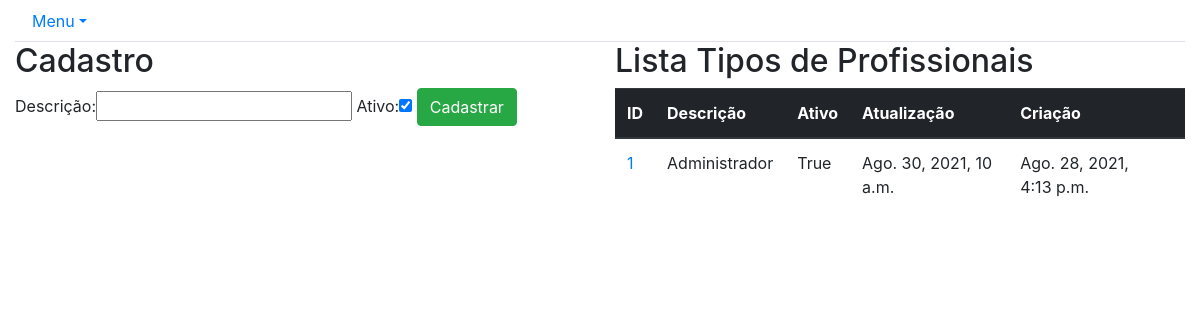
/core/tipo_de_profissional/, run on an earlier commit of the app's database.
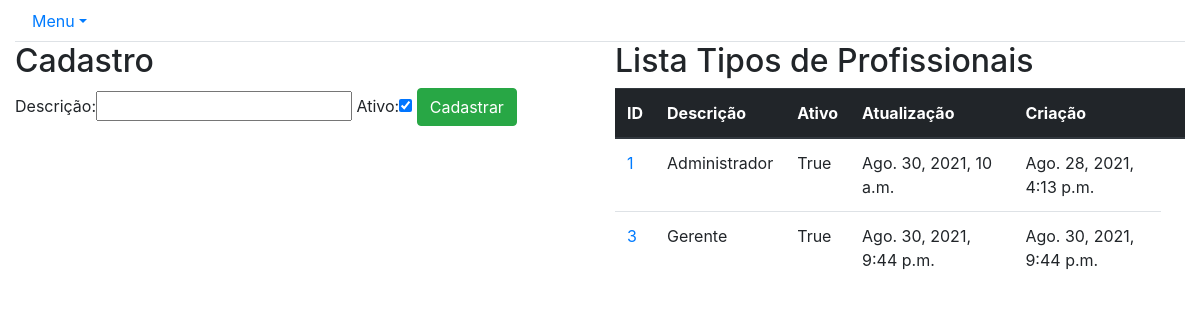
And on a later commit of the database.
### core/models.py (models this page shows, shortened)
class TipoDeProfissional(models.Model):
    id = models.BigAutoField(primary_key=True)
    descricao = models.CharField('Descrição', max_length=50)
    situacao = models.BooleanField('Ativo', default=True)
    updatedAt = models.DateTimeField('Data e hora da última atualização', auto_now=True)
    createdAt = models.DateTimeField('Data e hora do cadastro', auto_now_add=True)

### core/views.py (the view)
# urls.py: path(r'tipo_de_profissional/', lista_tipo_de_profissional,
def lista_tipo_de_profissional(request):
    tipoDeProfissionais = TipoDeProfissional.objects.all()
    form = TipoDeProfissionalForm()
    data = {'tipoDeProfissionais': tipoDeProfissionais, 'form': form}
    return render(request, 'core/lista_tipo_de_profissional.html', data)

### core/forms.py
class TipoDeProfissionalForm(ModelForm):
    class Meta:
        model = TipoDeProfissional
        fields = '__all__'

### core/templates/core/lista_tipo_de_profissional.html (shortened to what this page needs)
{% extends 'base.html' %}
{% load bootstrap %}
{% block main %}
<div class="row">
    <div class="col-sm-6">
        <h2>Cadastro</h2>
        <form action="{% url 'core_tipo_de_profissional_novo' %}" method="POST">
            {{ form|bootstrap }}
            <button type="submit" class="btn btn-success">Cadastrar</button>
        </form>
    </div>
    <div class="col-sm-6">
        <h2>Lista Tipos de Profissionais</h2>
        <table class="table">
            <thead class="thead-dark">
                <tr>
                    <th scope="col">ID</th>
                    <th scope="col">Descrição</th>
                    <th scope="col">Ativo</th>
                    <th scope="col">Atualização</th>
                    <th scope="col">Criação</th>
                    <th scope="col"></th>
                </tr>
            </thead>
            <tbody>
                {% for tipoDeProfissional in tipoDeProfissionais %}
                <tr>
                    <td>
                        <a href="{% url 'core_tipo_de_profissional_update' tipoDeProfissional.id %}">{{tipoDeProfissional.id}}</a>
                    </td>
                    <td>{{tipoDeProfissional.descricao}}</td>
                    <td>{{tipoDeProfissional.situacao}}</td>
                    <td>{{tipoDeProfissional.updatedAt}}</td>
                    <td>{{tipoDeProfissional.createdAt}}</td>
                </tr>
                {% endfor %}
            </tbody>
        </table>
    </div>
</div>
{% endblock %}

What changed in the data, as far as the page shows it:
added TipoDeProfissional: id "3", descricao "Gerente", situacao "True", updatedAt "Ago. 30, 2021, 9:44 p.m.", createdAt "Ago. 30, 2021, 9:44 p.m."
